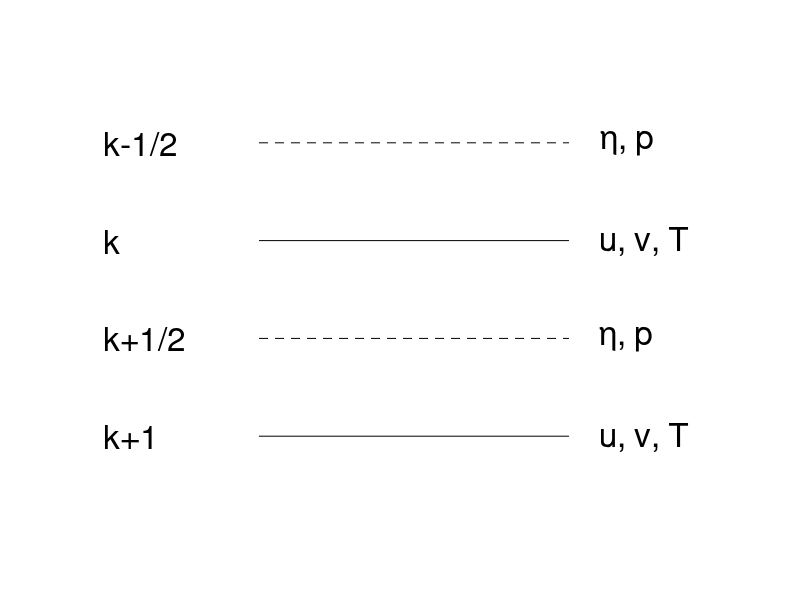

This chart was generated by the following MATLAB code:
% Schematic of Simmons and Burridge coordinate

clear
hold off

xx = [0.25,0.75];
yy = [0,0];
plot(xx,yy,'k')
axis off
axis([0,1,-0.5,2])
hold on

yy = [0.5,0.5];
plot(xx,yy,'k--')

yy = [1.0,1.0];
plot(xx,yy,'k')

yy = [1.5,1.5];
plot(xx,yy,'k--')

text(0.8,0,'u, v, T','FontSize',24)

text(0.8,0.5,'\eta, p','FontSize',24)

text(0.8,1.0,'u, v, T','FontSize',24)

text(0.8,1.5,'\eta, p','FontSize',24)

text(0.,0,'k+1','FontSize',24)

text(0.,0.5,'k+1/2','FontSize',24)

text(0.,1,'k','FontSize',24)

text(0.,1.5,'k-1/2','FontSize',24)